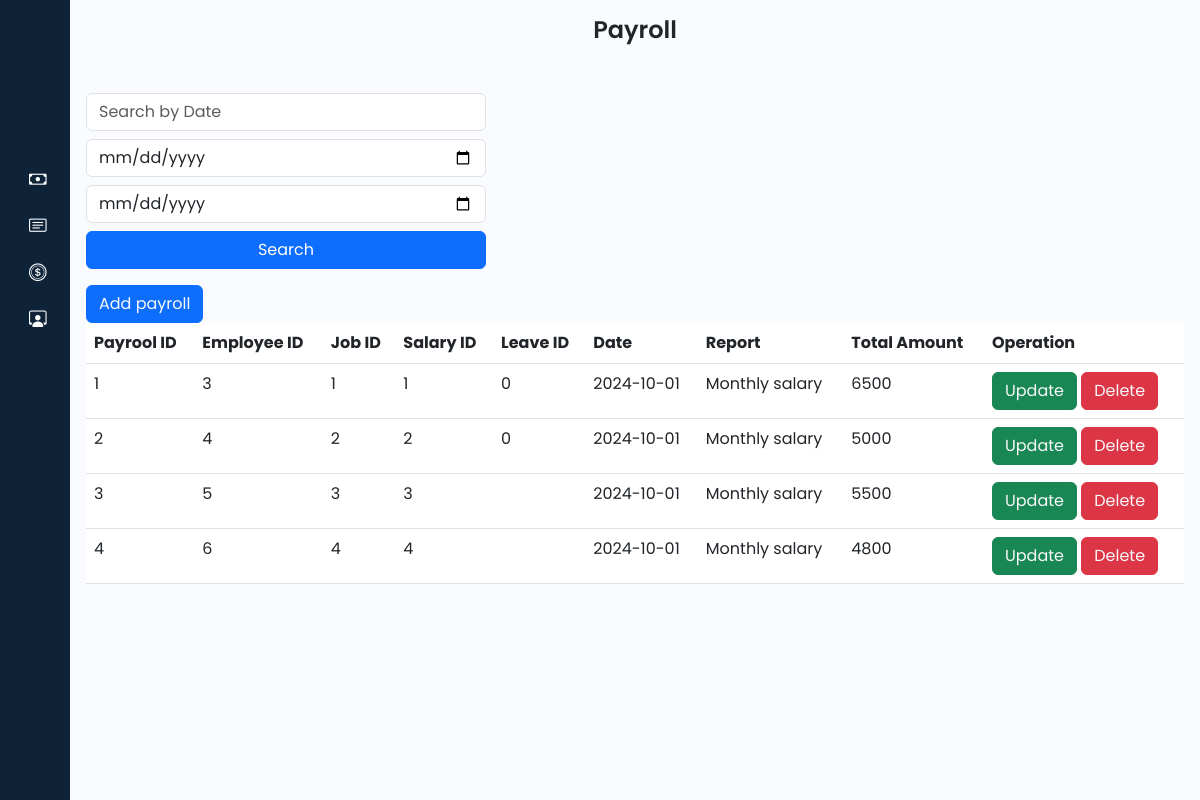
The app's page /admin/payRoll.php, older data.
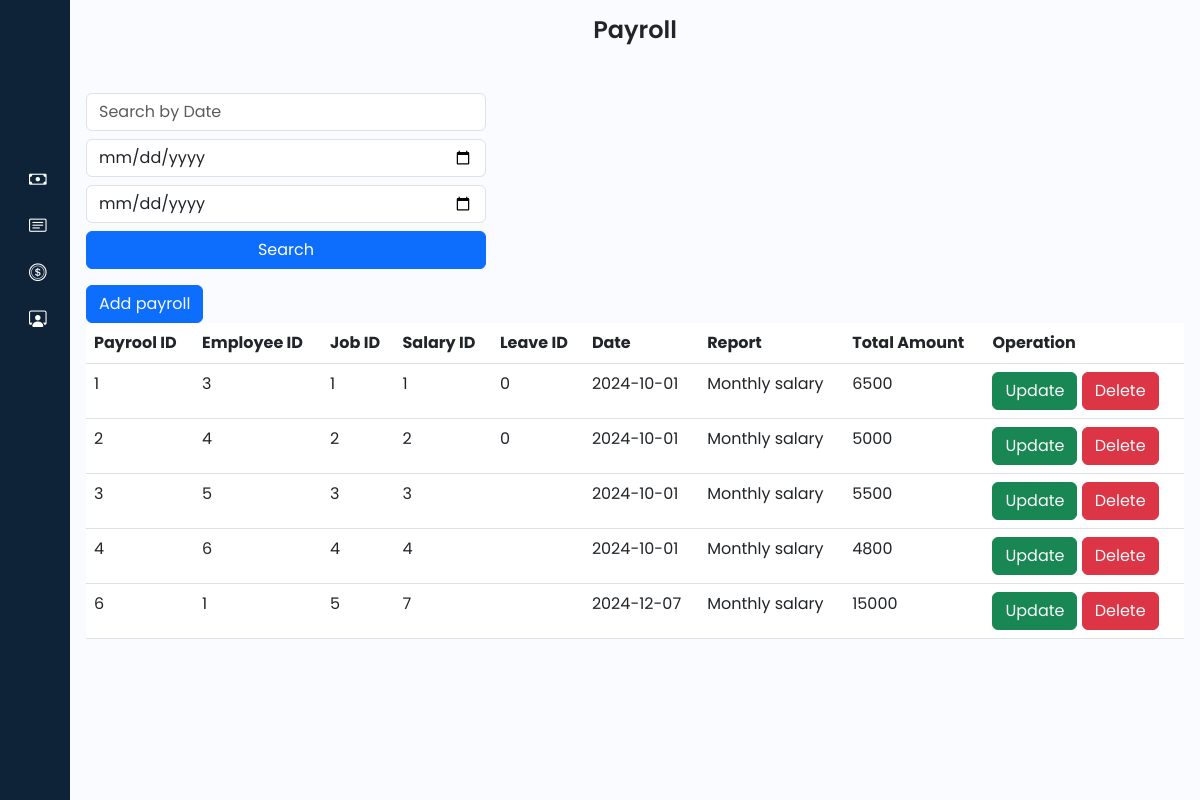
The same page, newer data.
### tables this page shows
CREATE TABLE `payroll` (
  `payroll_ID` int(11) NOT NULL,
  `emp_ID` int(11) DEFAULT NULL,
  `job_ID` int(11) DEFAULT NULL,
  `salary_ID` int(11) DEFAULT NULL,
  `leave_ID` int(11) DEFAULT NULL,
  `date` date DEFAULT NULL,
  `report` text DEFAULT NULL,
  `total_amount` int(11) DEFAULT NULL
);

### admin/payRoll.php (the view, shortened to what this page needs)
<?php
@include '../connection/connect.php';
$select = "SELECT * FROM payroll";
$result = mysqli_query($con, $select);
?>
<!DOCTYPE html>
<html lang="en">
<head>
    <link href="https://cdn.lineicons.com/4.0/lineicons.css" rel="stylesheet" />
    <link href="https://cdn.jsdelivr.net/npm/bootstrap@5.3.0-alpha3/dist/css/bootstrap.min.css" rel="stylesheet"
>
    <link rel="stylesheet" href="https://cdn.jsdelivr.net/npm/bootstrap-icons@1.11.3/font/bootstrap-icons.min.css">
    <link rel="stylesheet" href="style/style.css">
</head>
<body>
    <div class="wrapper">
        <?php include 'sidebar.php'; ?>
        <div class="main p-3">
            <div class="text-center mb-5">
                <h1>
                    Payroll
                </h1>
            </div>
            <form method="post" class="me-auto right" style="max-width: 400px;">
                <div class="mb-3">
                    <div class="col-12 mb-2">
                        <input type="text" name="search_keyword" class="form-control" placeholder="Search by Date"
                            value="<?php echo isset($search_keyword) ? $search_keyword : ''; ?>">
                    </div>
                    <div class="col-12 mb-2">
                        <input type="date" name="start_date" class="form-control"
                            value="<?php echo isset($start_date) ? $start_date : ''; ?>">
                    </div>
                    <div class="col-12 mb-2">
                        <input type="date" name="end_date" class="form-control"
                            value="<?php echo isset($end_date) ? $end_date : ''; ?>">
                    </div>
                    <div class="col-12 mb-2">
                        <button type="submit" name="search" class="btn btn-primary w-100">Search</button>
                    </div>
                </div>
            </form>
            <button class="btn btn-primary">
                <a href="operation/payRoll/create.php" class="text-light">Add payroll</a>
            </button>
            <table class="table table-inverse">
            <thead>
                <tr>
                    <th>Payrool ID</th>
                    <th>Employee ID</th>
                    <th>Job ID</th>
                    <th>Salary ID</th>
                    <th>Leave ID</th>
                    <th>Date</th>
                    <th>Report</th>
                    <th>Total Amount</th>
                    <th>Operation</th>
                </tr>
            </thead>
            <tbody>
                <?php
                if ($result) {
                    while ($row = mysqli_fetch_assoc($result)) {
                        $payroll_ID = $row['payroll_ID'];
                        $emp_ID = $row['emp_ID'];
                        $job_ID = $row['job_ID'];
                        $salary_ID = $row['salary_ID'];
                        $leave_ID = $row['leave_ID'];
                        $date = $row['date'];
                        $report = $row['report'];
                        $total_amount = $row['total_amount'];
                        echo '<tr>
                            <td>'.$payroll_ID.' </td>
                            <td>'.$emp_ID.' </td>
                            <td>'.$job_ID.' </td>
                            <td>'.$salary_ID.' </td>
                            <td>'.$leave_ID.' </td>
                            <td>'.$date.' </td>
                            <td>'.$report.' </td>
                            <td>'.$total_amount.' </td>
                            <td>
                                <button class="btn btn-success"><a href="operation/payRoll/update.php?updatepayroll_ID='.$payroll_ID.'" class="text-light">Update</a></button>
                                <button class="btn btn-danger"><a href="operation/payRoll/delete.php?deletepayroll_ID='.$payroll_ID.'" class="text-light">Delete</a></button>
                            </td>
                        </tr>';
                    }
                }
                ?>
            </tbody>
            </table>
        </div>
    </div>
</body>
</html>

### admin/sidebar.php (shortened to what this page needs)
<aside id="sidebar">
            <div class="d-flex">
                <button class="toggle-btn" type="button">
                </button>
            </div>
            <ul class="sidebar-nav">
                <li class="sidebar-item">
                    <a href="employee.php" class="sidebar-link">
                    </a>
                </li>
                <li class="sidebar-item">
                    <a href="jobDepartment.php" class="sidebar-link">
                    </a>
                </li>
                <li class="sidebar-item">
                    <a href="payRoll.php" class="sidebar-link">
                        <i class="bi bi-cash"></i>
                    </a>
                </li>
                <li class="sidebar-item">
                    <a href="qualification.php" class="sidebar-link">
                        <i class="bi bi-card-text"></i>
                    </a>
                </li>
                <li class="sidebar-item">
                    <a href="salaryBonus.php" class="sidebar-link">
                        <i class="bi bi-coin"></i>
                    </a>
                </li>
                <li class="sidebar-item">
                    <a href="admins.php" class="sidebar-link">
                        <i class="bi bi-person-workspace"></i>
                    </a>
                </li>
            </ul>
            <div class="sidebar-footer">
                <a href="../logout.php" class="sidebar-link">
                </a>
            </div>
        </aside>

### admin/style/style.css (style rules this page uses)
a { text-decoration: none; }
li { list-style: none; }
h1 { font-weight: 600; font-size: 1.5rem; }
body { font-family: 'Poppins', sans-serif; }
.wrapper { display: flex; }
.main { min-height: 100vh; width: 100%; overflow: hidden; transition: all 0.35s ease-in-out; background-color: #fafbfe; }
#sidebar { width: 70px; min-width: 70px; z-index: 1000; transition: all .25s ease-in-out; background-color: #0e2238; display: flex; flex-direction: column; }
.toggle-btn { background-color: transparent; cursor: pointer; border: 0; padding: 1rem 1.5rem; }
.sidebar-nav { padding: 2rem 0; flex: 1 1 auto; }
a.sidebar-link { padding: .625rem 1.625rem; color: #FFF; display: block; font-size: 0.9rem; white-space: nowrap; border-left: 3px solid transparent; }
.sidebar-link i { font-size: 1.1rem; margin-right: .75rem; }
.sidebar-item { position: relative; }

Row changes from the older to the newer data that the page shows:
added payroll: payroll_ID "6", emp_ID "1", job_ID "5", salary_ID "7", date "2024-12-07", report "Monthly salary", total_amount "15000"
